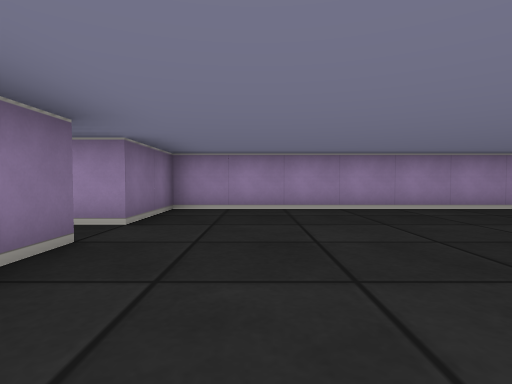
[1] (above)

17 first-person views from a walk through a cub3D level. The camera is about half as high as the walls, tilts 2° down and sees 80° across. The floor is counted in squares. Each view is taken from the middle of a square. On the plan, view 1 faces up. The plan holds only what a view shows up to about 9 squares ahead; the rest is blank.

[2]
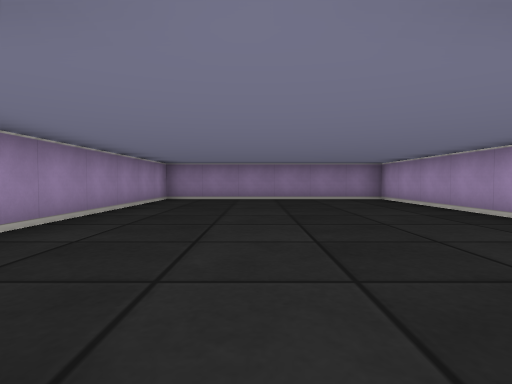

[3]
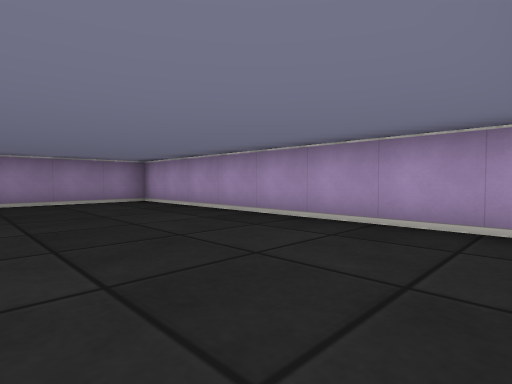

[4]
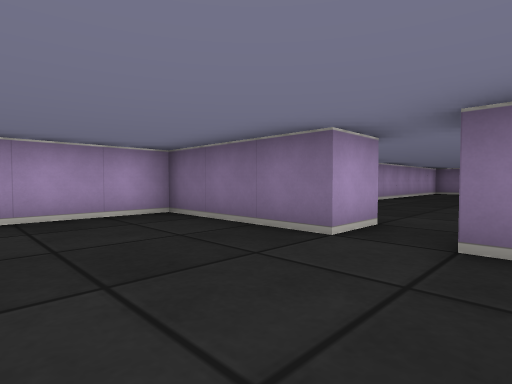

[5]
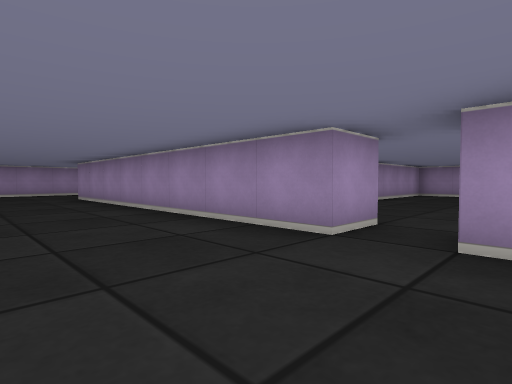

[6]
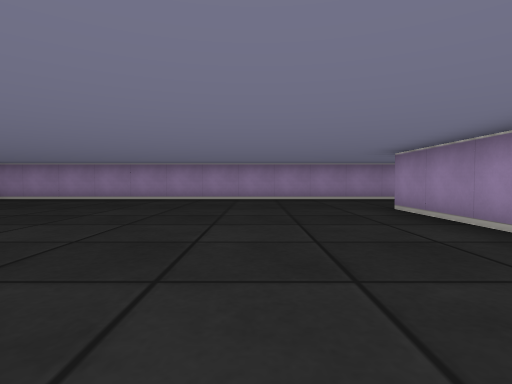

[7]
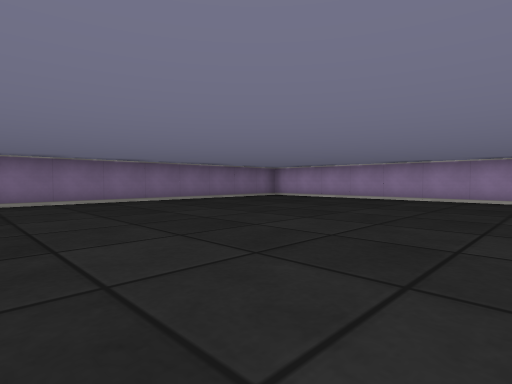

[8]
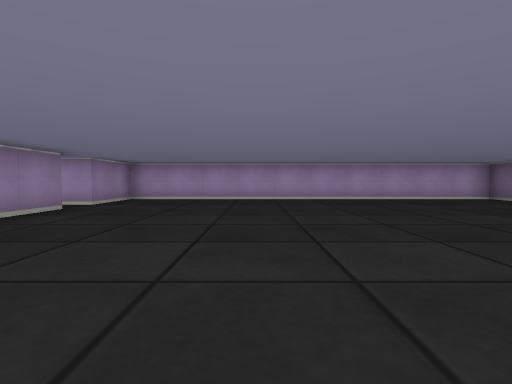

[9]
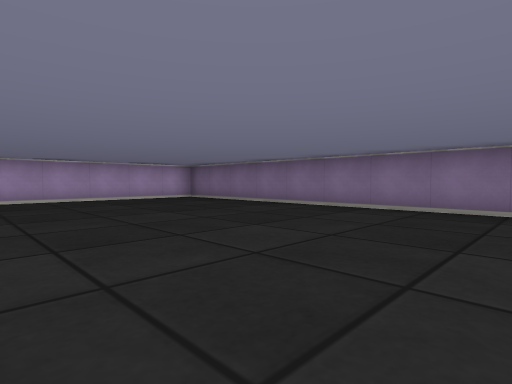

[10]
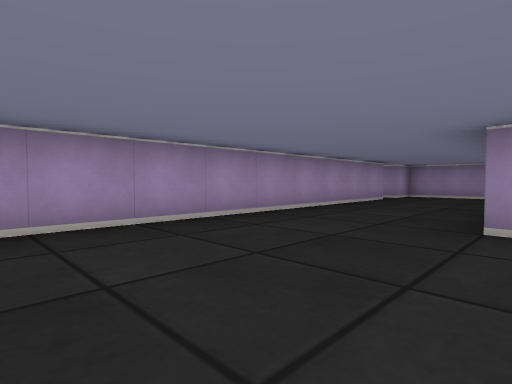

[11]
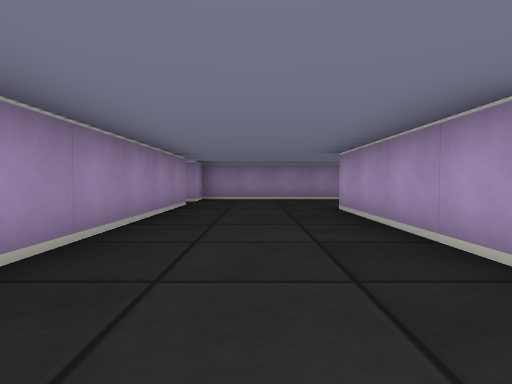

[12]
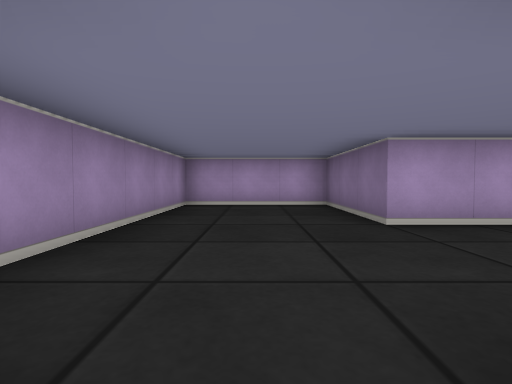

[13]
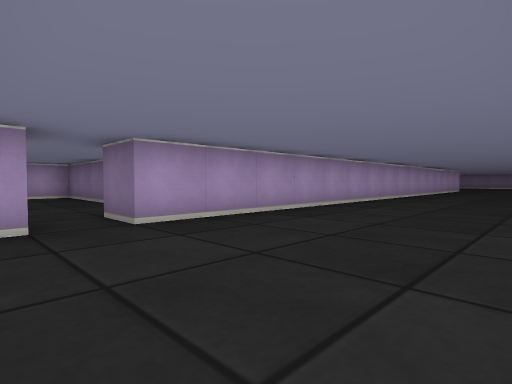

[14]
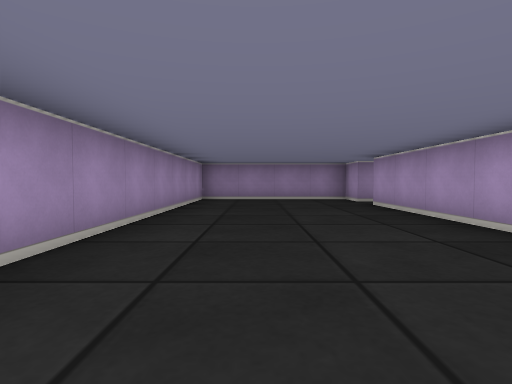

[15]
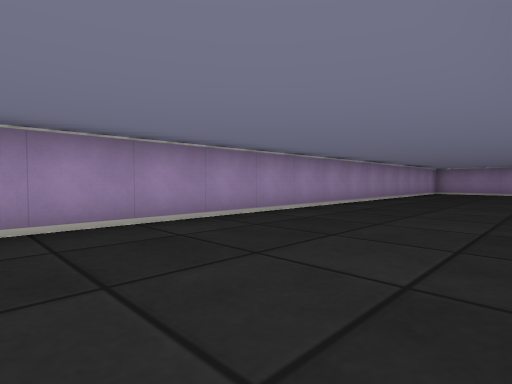

[16]
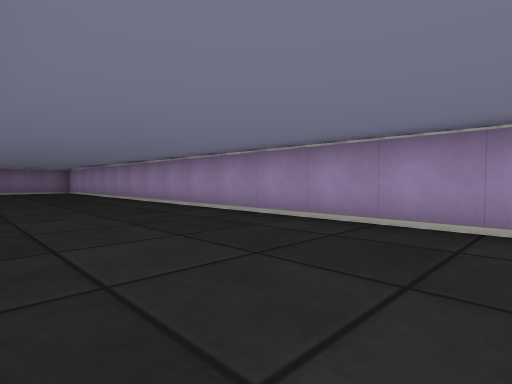

[17]
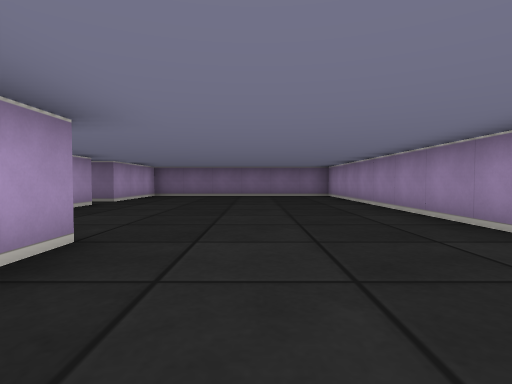

### Floor plan
Ten units are one square. View 1 is at (0, 0); x grows to the right and y downward. Boxes are objects, and circles mark ways between rooms. Rooms are numbered by the first view taken in them; rooms with no view inside come last. Other rooms are left out.
<svg viewBox="-205 -200 275 210">
<path fill="none" stroke="#000" d="M-25 -25 -15 -25 -15 5 65 5 65 -55 -15 -55 -15 -35 -25 -35M-25 -35 -25 -115 15 -115 15 -85 45 -85 45 -145 35 -145 35 -155M-125 -112 -125 -5 -25 -5 -25 -25M25 -155 25 -145 -121 -145M-135 -155 -128 -155M-52 -155 25 -155M-175 -135 -168 -135M-200 -135 -185 -135M35 -155 45 -155 45 -195 -200 -195"/>
<circle cx="-20" cy="-30" r="3" fill="#2a7"/>
<circle cx="30" cy="-150" r="3" fill="#2a7"/>
<text x="20" y="-30">1</text>
<text x="-60" y="-80">2</text>
<text x="-100" y="-170">3</text>
</svg>
Room 1 opens to room 2. Room 2 opens to room 3.

Where each view was taken, in squares from view 1:
view 1: 0 up, 0 right, facing up
view 2: 3 up, 2 left, facing right
view 3: 3 up, 1 left, facing down-right
view 4: 4 up, 1 right, facing down-left
view 5: 2 up, 5 left, facing up-right
view 6: 6 up, 5 left, facing up
view 7: 6 up, 5 left, facing up-left
view 8: 9 up, 6 left, facing down
view 9: 9 up, 7 left, facing down-left
view 10: 11 up, 6 left, facing up-right
view 11: 13 up, 4 left, facing right
view 12: 15 up, 3 right, facing down
view 13: 19 up, 4 right, facing down-left
view 14: 18 up, 4 left, facing right
view 15: 16 up, 9 left, facing up-right
view 16: 16 up, 7 left, facing up-left
view 17: 17 up, 11 left, facing left
